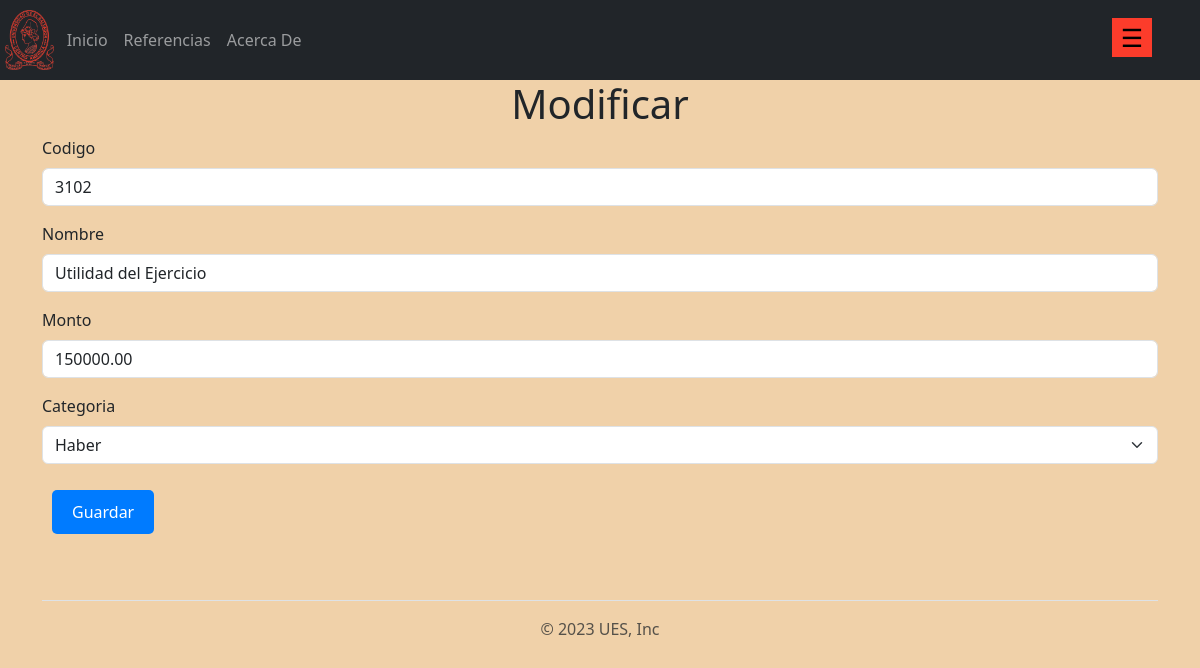
Before: /cuenta/crud/modificar/35/ with the older database file.
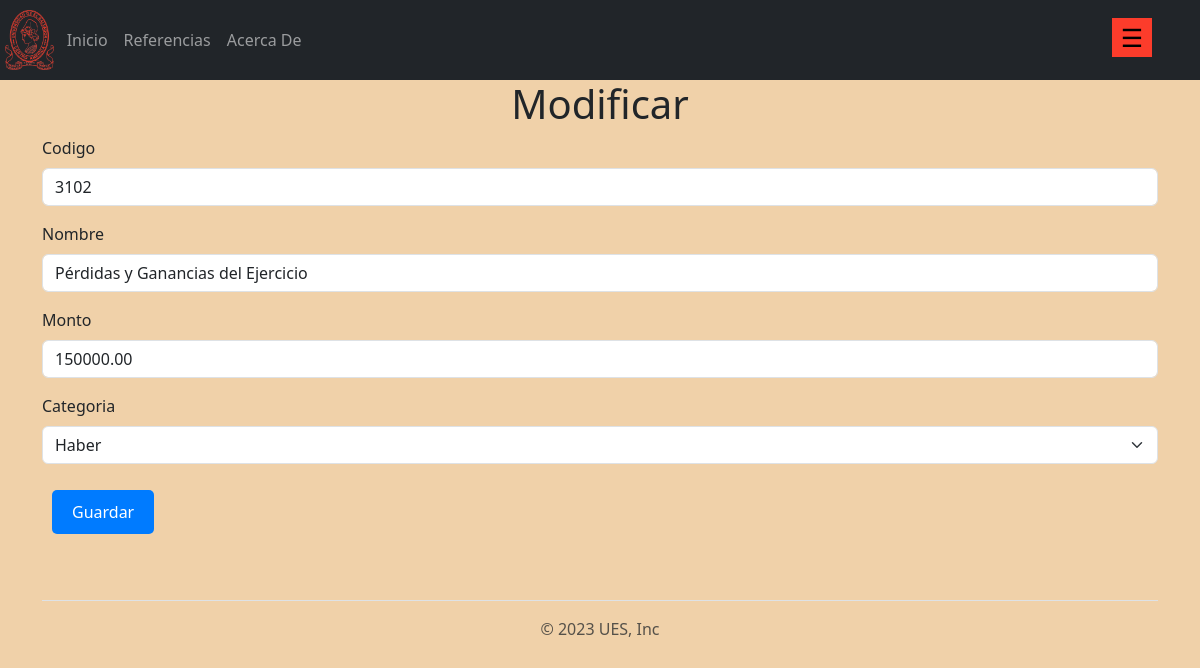
After: the same page with the newer database file.
### aplicaciones/cuenta/models.py (models this page shows, shortened)
class cuenta(models.Model):
    codigo = models.CharField(max_length=10)
    nombre = models.CharField(max_length=50)
    monto = models.DecimalField(max_digits=10, decimal_places=2)
    categoria = models.CharField(max_length=5, choices=[("Debe", "Debe"), ("Haber", "Haber")], default="")

### aplicaciones/cuenta/views.py (the view)
# urls.py: path('cuenta/crud/modificar/<pk>/', views.modificar.as_view(), name='modificar'),
class modificar(UpdateView):
    template_name = 'cuenta/crud/modificar.html'
    model = cuenta
    fields = ['codigo','nombre','monto','categoria']
    success_message = "El registro %(nombre)s fue mofificado exitosamente"
    success_url = reverse_lazy('cuenta')

### templates/cuenta/crud/modificar.html (shortened to what this page needs)
{% extends 'layout/base.html' %}
{% load bootstrap5 %}
{% block content %}
    <h1>Modificar</h1>
    <form action="" method="post">
        {% bootstrap_form form %}
        <input type="submit" value="Guardar" class="btn btn-primary">
</form>
{% endblock content %}

Changed rows visible on the page:
changed cuenta "Haber": nombre "Utilidad del Ejercicio" → "Pérdidas y Ganancias del Ejercicio"
